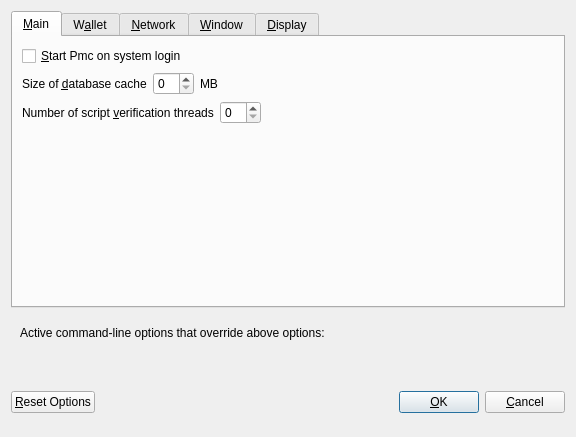
<?xml version="1.0" encoding="UTF-8"?>
<ui version="4.0">
 <class>OptionsDialog</class>
 <widget class="QDialog" name="OptionsDialog">
  <property name="geometry">
   <rect>
    <x>0</x>
    <y>0</y>
    <width>576</width>
    <height>402</height>
   </rect>
  </property>
  <property name="windowTitle">
   <string>Options</string>
  </property>
  <property name="modal">
   <bool>true</bool>
  </property>
  <layout class="QVBoxLayout" name="verticalLayout">
   <item>
    <widget class="QTabWidget" name="tabWidget">
     <property name="currentIndex">
      <number>0</number>
     </property>
     <widget class="QWidget" name="tabMain">
      <attribute name="title">
       <string>&amp;Main</string>
      </attribute>
      <layout class="QVBoxLayout" name="verticalLayout_Main">
       <item>
        <widget class="QCheckBox" name="bitcoinAtStartup">
         <property name="toolTip">
          <string>Automatically start Pmc after logging in to the system.</string>
         </property>
         <property name="text">
          <string>&amp;Start Pmc on system login</string>
         </property>
        </widget>
       </item>
       <item>
        <layout class="QHBoxLayout" name="horizontalLayout_2_Main">
         <item>
          <widget class="QLabel" name="databaseCacheLabel">
           <property name="text">
            <string>Size of &amp;database cache</string>
           </property>
           <property name="textFormat">
            <enum>Qt::PlainText</enum>
           </property>
           <property name="buddy">
            <cstring>databaseCache</cstring>
           </property>
          </widget>
         </item>
         <item>
          <widget class="QSpinBox" name="databaseCache"/>
         </item>
         <item>
          <widget class="QLabel" name="databaseCacheUnitLabel">
           <property name="text">
            <string>MB</string>
           </property>
           <property name="textFormat">
            <enum>Qt::PlainText</enum>
           </property>
          </widget>
         </item>
         <item>
          <spacer name="horizontalSpacer_2_Main">
           <property name="orientation">
            <enum>Qt::Horizontal</enum>
           </property>
           <property name="sizeHint" stdset="0">
            <size>
             <width>40</width>
             <height>20</height>
            </size>
           </property>
          </spacer>
         </item>
        </layout>
       </item>
       <item>
        <layout class="QHBoxLayout" name="horizontalLayout_3_Main">
         <item>
          <widget class="QLabel" name="threadsScriptVerifLabel">
           <property name="text">
            <string>Number of script &amp;verification threads</string>
           </property>
           <property name="textFormat">
            <enum>Qt::PlainText</enum>
           </property>
           <property name="buddy">
            <cstring>threadsScriptVerif</cstring>
           </property>
          </widget>
         </item>
         <item>
          <widget class="QSpinBox" name="threadsScriptVerif">
           <property name="toolTip">
            <string>(0 = auto, &lt;0 = leave that many cores free)</string>
           </property>
          </widget>
         </item>
         <item>
          <spacer name="horizontalSpacer_3_Main">
           <property name="orientation">
            <enum>Qt::Horizontal</enum>
           </property>
           <property name="sizeHint" stdset="0">
            <size>
             <width>40</width>
             <height>20</height>
            </size>
           </property>
          </spacer>
         </item>
        </layout>
       </item>
       <item>
        <spacer name="verticalSpacer_Main">
         <property name="orientation">
          <enum>Qt::Vertical</enum>
         </property>
         <property name="sizeHint" stdset="0">
          <size>
           <width>20</width>
           <height>40</height>
          </size>
         </property>
        </spacer>
       </item>
      </layout>
     </widget>
     <widget class="QWidget" name="tabWallet">
      <attribute name="title">
       <string>W&amp;allet</string>
      </attribute>
      <layout class="QVBoxLayout" name="verticalLayout_Wallet">
       <item>
        <widget class="QGroupBox" name="groupBox">
         <property name="title">
          <string>Expert</string>
         </property>
         <layout class="QVBoxLayout" name="verticalLayout_2">
          <item>
           <widget class="QCheckBox" name="coinControlFeatures">
            <property name="toolTip">
             <string>Whether to show coin control features or not.</string>
            </property>
            <property name="text">
             <string>Enable coin &amp;control features</string>
            </property>
           </widget>
          </item>
          <item>
           <widget class="QCheckBox" name="showMasternodesTab">
            <property name="toolTip">
             <string>Show additional tab listing all your masternodes in first sub-tab&lt;br/&gt;and all masternodes on the network in second sub-tab.</string>
            </property>
            <property name="text">
             <string>Show Masternodes Tab</string>
            </property>
           </widget>
          </item>
          <item>
           <widget class="QCheckBox" name="showAdvancedPSUI">
            <property name="toolTip">
             <string>Show additional information and buttons for PrivateSend on overview screen.</string>
            </property>
            <property name="text">
             <string>Enable advanced PrivateSend interface</string>
            </property>
           </widget>
          </item>
          <item>
           <widget class="QCheckBox" name="lowKeysWarning">
            <property name="toolTip">
             <string>Show warning dialog when PrivateSend detects that wallet has very low number of keys left.</string>
            </property>
            <property name="text">
             <string>Warn if PrivateSend is running out of keys</string>
            </property>
           </widget>
          </item>
          <item>
           <widget class="QCheckBox" name="privateSendMultiSession">
            <property name="toolTip">
             <string>Whether to use experimental PrivateSend mode with multiple mixing sessions per block.&lt;br/&gt;Note: You must use this feature carefully.&lt;br/&gt;Make sure you always have recent wallet (auto)backup in a safe place!</string>
            </property>
            <property name="text">
             <string>Enable PrivateSend &amp;multi-session</string>
            </property>
           </widget>
          </item>
          <item>
           <widget class="QCheckBox" name="spendZeroConfChange">
            <property name="toolTip">
             <string>If you disable the spending of unconfirmed change, the change from a transaction&lt;br/&gt;cannot be used until that transaction has at least one confirmation.&lt;br/&gt;This also affects how your balance is computed.</string>
            </property>
            <property name="text">
             <string>&amp;Spend unconfirmed change</string>
            </property>
           </widget>
          </item>
         </layout>
        </widget>
       </item>
       <item>
        <layout class="QHBoxLayout" name="horizontalLayout_4_Wallet">
         <item>
          <widget class="QLabel" name="label">
           <property name="toolTip">
            <string>This setting determines the amount of individual masternodes that an input will be anonymized through.&lt;br/&gt;More rounds of anonymization gives a higher degree of privacy, but also costs more in fees.</string>
           </property>
           <property name="text">
            <string>PrivateSend rounds to use</string>
           </property>
          </widget>
         </item>
         <item>
          <widget class="QSpinBox" name="privateSendRounds">
           <property name="minimum">
            <number>2</number>
           </property>
           <property name="maximum">
            <number>8</number>
           </property>
           <property name="value">
            <number>4</number>
           </property>
          </widget>
         </item>
        </layout>
       </item>
       <item>
        <layout class="QHBoxLayout" name="horizontalLayout">
         <item>
          <widget class="QLabel" name="label_2">
           <property name="toolTip">
            <string>This amount acts as a threshold to turn off PrivateSend once it's reached.</string>
           </property>
           <property name="statusTip">
            <string notr="true"/>
           </property>
           <property name="whatsThis">
            <string notr="true"/>
           </property>
           <property name="accessibleName">
            <string notr="true"/>
           </property>
           <property name="accessibleDescription">
            <string notr="true"/>
           </property>
           <property name="text">
            <string>Amount of Pmc to keep anonymized</string>
           </property>
          </widget>
         </item>
         <item>
          <widget class="QSpinBox" name="privateSendAmount">
           <property name="minimum">
            <number>2</number>
           </property>
           <property name="maximum">
            <number>2000</number>
           </property>
           <property name="singleStep">
            <number>10</number>
           </property>
           <property name="value">
            <number>1000</number>
           </property>
          </widget>
         </item>
        </layout>
       </item>
       <item>
        <spacer name="verticalSpacer_Wallet">
         <property name="orientation">
          <enum>Qt::Vertical</enum>
         </property>
         <property name="sizeHint" stdset="0">
          <size>
           <width>20</width>
           <height>40</height>
          </size>
         </property>
        </spacer>
       </item>
      </layout>
     </widget>
     <widget class="QWidget" name="tabNetwork">
      <attribute name="title">
       <string>&amp;Network</string>
      </attribute>
      <layout class="QVBoxLayout" name="verticalLayout_Network">
       <item>
        <widget class="QCheckBox" name="mapPortUpnp">
         <property name="toolTip">
          <string>Automatically open the Pmc client port on the router. This only works when your router supports UPnP and it is enabled.</string>
         </property>
         <property name="text">
          <string>Map port using &amp;UPnP</string>
         </property>
        </widget>
       </item>
       <item>
        <widget class="QCheckBox" name="allowIncoming">
         <property name="toolTip">
          <string>Accept connections from outside</string>
         </property>
         <property name="text">
          <string>Allow incoming connections</string>
         </property>
        </widget>
       </item>
       <item>
        <widget class="QCheckBox" name="connectSocks">
         <property name="toolTip">
          <string>Connect to the Pmc network through a SOCKS5 proxy.</string>
         </property>
         <property name="text">
          <string>&amp;Connect through SOCKS5 proxy (default proxy):</string>
         </property>
        </widget>
       </item>
       <item>
        <layout class="QHBoxLayout" name="horizontalLayout_1_Network">
         <item>
          <widget class="QLabel" name="proxyIpLabel">
           <property name="text">
            <string>Proxy &amp;IP:</string>
           </property>
           <property name="textFormat">
            <enum>Qt::PlainText</enum>
           </property>
           <property name="buddy">
            <cstring>proxyIp</cstring>
           </property>
          </widget>
         </item>
         <item>
          <widget class="QValidatedLineEdit" name="proxyIp">
           <property name="minimumSize">
            <size>
             <width>140</width>
             <height>0</height>
            </size>
           </property>
           <property name="maximumSize">
            <size>
             <width>140</width>
             <height>16777215</height>
            </size>
           </property>
           <property name="toolTip">
            <string>IP address of the proxy (e.g. IPv4: 127.0.0.1 / IPv6: ::1)</string>
           </property>
          </widget>
         </item>
         <item>
          <widget class="QLabel" name="proxyPortLabel">
           <property name="text">
            <string>&amp;Port:</string>
           </property>
           <property name="textFormat">
            <enum>Qt::PlainText</enum>
           </property>
           <property name="buddy">
            <cstring>proxyPort</cstring>
           </property>
          </widget>
         </item>
         <item>
          <widget class="QLineEdit" name="proxyPort">
           <property name="minimumSize">
            <size>
             <width>55</width>
             <height>0</height>
            </size>
           </property>
           <property name="maximumSize">
            <size>
             <width>55</width>
             <height>16777215</height>
            </size>
           </property>
           <property name="toolTip">
            <string>Port of the proxy (e.g. 9050)</string>
           </property>
          </widget>
         </item>
         <item>
          <spacer name="horizontalSpacer_1_Network">
           <property name="orientation">
            <enum>Qt::Horizontal</enum>
           </property>
           <property name="sizeHint" stdset="0">
            <size>
             <width>40</width>
             <height>20</height>
            </size>
           </property>
          </spacer>
         </item>
        </layout>
       </item>
       <item>
        <layout class="QHBoxLayout" name="horizontalLayout_2_Network">
         <item>
          <widget class="QLabel" name="proxyActiveNets">
           <property name="text">
            <string>Used for reaching peers via:</string>
           </property>
           <property name="textFormat">
            <enum>Qt::PlainText</enum>
           </property>
          </widget>
         </item>
         <item>
          <widget class="QCheckBox" name="proxyReachIPv4">
           <property name="enabled">
            <bool>false</bool>
           </property>
           <property name="toolTip">
            <string>Shows, if the supplied default SOCKS5 proxy is used to reach peers via this network type.</string>
           </property>
           <property name="text">
            <string/>
           </property>
          </widget>
         </item>
         <item>
          <widget class="QLabel" name="proxyReachIPv4Label">
           <property name="text">
            <string>IPv4</string>
           </property>
           <property name="textFormat">
            <enum>Qt::PlainText</enum>
           </property>
          </widget>
         </item>
         <item>
          <widget class="QCheckBox" name="proxyReachIPv6">
           <property name="enabled">
            <bool>false</bool>
           </property>
           <property name="toolTip">
            <string>Shows, if the supplied default SOCKS5 proxy is used to reach peers via this network type.</string>
           </property>
           <property name="text">
            <string/>
           </property>
          </widget>
         </item>
         <item>
          <widget class="QLabel" name="proxyReachIPv6Label">
           <property name="text">
            <string>IPv6</string>
           </property>
           <property name="textFormat">
            <enum>Qt::PlainText</enum>
           </property>
          </widget>
         </item>
         <item>
          <widget class="QCheckBox" name="proxyReachTor">
           <property name="enabled">
            <bool>false</bool>
           </property>
           <property name="toolTip">
            <string>Shows, if the supplied default SOCKS5 proxy is used to reach peers via this network type.</string>
           </property>
           <property name="text">
            <string/>
           </property>
          </widget>
         </item>
         <item>
          <widget class="QLabel" name="proxyReachTorLabel">
           <property name="text">
            <string>Tor</string>
           </property>
           <property name="textFormat">
            <enum>Qt::PlainText</enum>
           </property>
          </widget>
         </item>
         <item>
          <spacer name="horizontalSpacer_2_Network">
           <property name="orientation">
            <enum>Qt::Horizontal</enum>
           </property>
           <property name="sizeHint" stdset="0">
            <size>
             <width>40</width>
             <height>20</height>
            </size>
           </property>
          </spacer>
         </item>
        </layout>
       </item>
       <item>
        <widget class="QCheckBox" name="connectSocksTor">
         <property name="toolTip">
          <string>Connect to the Pmc network through a separate SOCKS5 proxy for Tor hidden services.</string>
         </property>
         <property name="text">
          <string>Use separate SOCKS5 proxy to reach peers via Tor hidden services:</string>
         </property>
        </widget>
       </item>
       <item>
        <layout class="QHBoxLayout" name="horizontalLayout_3_Network">
         <item>
          <widget class="QLabel" name="proxyIpTorLabel">
           <property name="text">
            <string>Proxy &amp;IP:</string>
           </property>
           <property name="textFormat">
            <enum>Qt::PlainText</enum>
           </property>
           <property name="buddy">
            <cstring>proxyIpTor</cstring>
           </property>
          </widget>
         </item>
         <item>
          <widget class="QValidatedLineEdit" name="proxyIpTor">
           <property name="minimumSize">
            <size>
             <width>140</width>
             <height>0</height>
            </size>
           </property>
           <property name="maximumSize">
            <size>
             <width>140</width>
             <height>16777215</height>
            </size>
           </property>
           <property name="toolTip">
            <string>IP address of the proxy (e.g. IPv4: 127.0.0.1 / IPv6: ::1)</string>
           </property>
          </widget>
         </item>
         <item>
          <widget class="QLabel" name="proxyPortTorLabel">
           <property name="text">
            <string>&amp;Port:</string>
           </property>
           <property name="textFormat">
            <enum>Qt::PlainText</enum>
           </property>
           <property name="buddy">
            <cstring>proxyPortTor</cstring>
           </property>
          </widget>
         </item>
         <item>
          <widget class="QLineEdit" name="proxyPortTor">
           <property name="minimumSize">
            <size>
             <width>55</width>
             <height>0</height>
            </size>
           </property>
           <property name="maximumSize">
            <size>
             <width>55</width>
             <height>16777215</height>
            </size>
           </property>
           <property name="toolTip">
            <string>Port of the proxy (e.g. 9050)</string>
           </property>
          </widget>
         </item>
         <item>
          <spacer name="horizontalSpacer_4_Network">
           <property name="orientation">
            <enum>Qt::Horizontal</enum>
           </property>
           <property name="sizeHint" stdset="0">
            <size>
             <width>40</width>
             <height>20</height>
            </size>
           </property>
          </spacer>
         </item>
        </layout>
       </item>
       <item>
        <spacer name="verticalSpacer_Network">
         <property name="orientation">
          <enum>Qt::Vertical</enum>
         </property>
         <property name="sizeHint" stdset="0">
          <size>
           <width>20</width>
           <height>40</height>
          </size>
         </property>
        </spacer>
       </item>
      </layout>
     </widget>
     <widget class="QWidget" name="tabWindow">
      <attribute name="title">
       <string>&amp;Window</string>
      </attribute>
      <layout class="QVBoxLayout" name="verticalLayout_Window">
       <item>
        <widget class="QCheckBox" name="hideTrayIcon">
         <property name="toolTip">
          <string>&amp;Hide the icon from the system tray.</string>
         </property>
         <property name="text">
          <string>Hide tray icon</string>
         </property>
        </widget>
       </item>
       <item>
        <widget class="QCheckBox" name="minimizeToTray">
         <property name="toolTip">
          <string>Show only a tray icon after minimizing the window.</string>
         </property>
         <property name="text">
          <string>&amp;Minimize to the tray instead of the taskbar</string>
         </property>
        </widget>
       </item>
       <item>
        <widget class="QCheckBox" name="minimizeOnClose">
         <property name="toolTip">
          <string>Minimize instead of exit the application when the window is closed. When this option is enabled, the application will be closed only after selecting Exit in the menu.</string>
         </property>
         <property name="text">
          <string>M&amp;inimize on close</string>
         </property>
        </widget>
       </item>
       <item>
        <spacer name="verticalSpacer_Window">
         <property name="orientation">
          <enum>Qt::Vertical</enum>
         </property>
         <property name="sizeHint" stdset="0">
          <size>
           <width>20</width>
           <height>40</height>
          </size>
         </property>
        </spacer>
       </item>
      </layout>
     </widget>
     <widget class="QWidget" name="tabDisplay">
      <attribute name="title">
       <string>&amp;Display</string>
      </attribute>
      <layout class="QVBoxLayout" name="verticalLayout_Display">
       <item>
        <layout class="QHBoxLayout" name="horizontalLayout_1_Display">
         <item>
          <widget class="QLabel" name="langLabel">
           <property name="text">
            <string>User Interface &amp;language:</string>
           </property>
           <property name="textFormat">
            <enum>Qt::PlainText</enum>
           </property>
           <property name="buddy">
            <cstring>lang</cstring>
           </property>
          </widget>
         </item>
         <item>
          <widget class="QValueComboBox" name="lang">
           <property name="toolTip">
            <string>The user interface language can be set here. This setting will take effect after restarting Pmc.</string>
           </property>
          </widget>
         </item>
        </layout>
       </item>
       <item>
        <widget class="QLabel" name="label_3">
         <property name="toolTip">
          <string notr="true"/>
         </property>
         <property name="statusTip">
          <string notr="true"/>
         </property>
         <property name="whatsThis">
          <string notr="true"/>
         </property>
         <property name="accessibleName">
          <string notr="true"/>
         </property>
         <property name="text">
          <string>Language missing or translation incomplete? Help contributing translations here:
https://www.transifex.com/projects/p/pmc/</string>
         </property>
         <property name="wordWrap">
          <bool>true</bool>
         </property>
         <property name="openExternalLinks">
          <bool>true</bool>
         </property>
         <property name="textInteractionFlags">
          <set>Qt::TextBrowserInteraction</set>
         </property>
        </widget>
       </item>
       <item>
        <layout class="QHBoxLayout" name="horizontalLayout_4_Display" stretch="0,0">
         <item>
          <widget class="QLabel" name="themeLabel">
           <property name="text">
            <string>User Interface Theme:</string>
           </property>
          </widget>
         </item>
         <item>
          <widget class="QValueComboBox" name="theme"/>
         </item>
        </layout>
       </item>
       <item>
        <widget class="Line" name="line">
         <property name="orientation">
          <enum>Qt::Horizontal</enum>
         </property>
        </widget>
       </item>
       <item>
        <layout class="QHBoxLayout" name="horizontalLayout_2_Display">
         <item>
          <widget class="QLabel" name="unitLabel">
           <property name="text">
            <string>&amp;Unit to show amounts in:</string>
           </property>
           <property name="textFormat">
            <enum>Qt::PlainText</enum>
           </property>
           <property name="buddy">
            <cstring>unit</cstring>
           </property>
          </widget>
         </item>
         <item>
          <widget class="QValueComboBox" name="unit">
           <property name="toolTip">
            <string>Choose the default subdivision unit to show in the interface and when sending coins.</string>
           </property>
          </widget>
         </item>
        </layout>
       </item>
       <item>
        <layout class="QHBoxLayout" name="horizontalLayout_5_Display">
         <item>
          <widget class="QLabel" name="digitsLabel">
           <property name="text">
            <string>Decimal digits</string>
           </property>
          </widget>
         </item>
         <item>
          <widget class="QValueComboBox" name="digits"/>
         </item>
        </layout>
       </item>
       <item>
        <layout class="QHBoxLayout" name="horizontalLayout_3_Display">
         <item>
          <widget class="QLabel" name="thirdPartyTxUrlsLabel">
           <property name="toolTip">
            <string>Third party URLs (e.g. a block explorer) that appear in the transactions tab as context menu items.&lt;br/&gt;%s in the URL is replaced by transaction hash. Multiple URLs are separated by vertical bar |.</string>
           </property>
           <property name="text">
            <string>Third party transaction URLs</string>
           </property>
           <property name="buddy">
            <cstring>thirdPartyTxUrls</cstring>
           </property>
          </widget>
         </item>
         <item>
          <widget class="QLineEdit" name="thirdPartyTxUrls">
           <property name="toolTip">
            <string>Third party URLs (e.g. a block explorer) that appear in the transactions tab as context menu items.&lt;br/&gt;%s in the URL is replaced by transaction hash. Multiple URLs are separated by vertical bar |.</string>
           </property>
          </widget>
         </item>
        </layout>
       </item>
       <item>
        <spacer name="verticalSpacer">
         <property name="orientation">
          <enum>Qt::Vertical</enum>
         </property>
         <property name="sizeHint" stdset="0">
          <size>
           <width>20</width>
           <height>40</height>
          </size>
         </property>
        </spacer>
       </item>
      </layout>
     </widget>
    </widget>
   </item>
   <item>
    <widget class="QFrame" name="frame">
     <layout class="QVBoxLayout" name="verticalLayout_Bottom">
      <item>
       <layout class="QHBoxLayout" name="horizontalLayout_Bottom">
        <item>
         <widget class="QLabel" name="overriddenByCommandLineInfoLabel">
          <property name="text">
           <string>Active command-line options that override above options:</string>
          </property>
          <property name="textFormat">
           <enum>Qt::PlainText</enum>
          </property>
         </widget>
        </item>
        <item>
         <spacer name="horizontalSpacer_Bottom">
          <property name="orientation">
           <enum>Qt::Horizontal</enum>
          </property>
          <property name="sizeHint" stdset="0">
           <size>
            <width>40</width>
            <height>20</height>
           </size>
          </property>
         </spacer>
        </item>
       </layout>
      </item>
      <item>
       <widget class="QLabel" name="overriddenByCommandLineLabel">
        <property name="text">
         <string/>
        </property>
        <property name="textFormat">
         <enum>Qt::PlainText</enum>
        </property>
        <property name="wordWrap">
         <bool>true</bool>
        </property>
       </widget>
      </item>
     </layout>
    </widget>
   </item>
   <item>
    <layout class="QHBoxLayout" name="horizontalLayout_Buttons">
     <item>
      <widget class="QPushButton" name="resetButton">
       <property name="toolTip">
        <string>Reset all client options to default.</string>
       </property>
       <property name="text">
        <string>&amp;Reset Options</string>
       </property>
       <property name="autoDefault">
        <bool>false</bool>
       </property>
      </widget>
     </item>
     <item>
      <spacer name="horizontalSpacer_1">
       <property name="orientation">
        <enum>Qt::Horizontal</enum>
       </property>
       <property name="sizeHint" stdset="0">
        <size>
         <width>40</width>
         <height>48</height>
        </size>
       </property>
      </spacer>
     </item>
     <item>
      <widget class="QLabel" name="statusLabel">
       <property name="minimumSize">
        <size>
         <width>200</width>
         <height>0</height>
        </size>
       </property>
       <property name="font">
        <font>
         <weight>75</weight>
         <bold>true</bold>
        </font>
       </property>
       <property name="text">
        <string/>
       </property>
       <property name="textFormat">
        <enum>Qt::PlainText</enum>
       </property>
       <property name="wordWrap">
        <bool>true</bool>
       </property>
      </widget>
     </item>
     <item>
      <spacer name="horizontalSpacer_2">
       <property name="orientation">
        <enum>Qt::Horizontal</enum>
       </property>
       <property name="sizeHint" stdset="0">
        <size>
         <width>40</width>
         <height>48</height>
        </size>
       </property>
      </spacer>
     </item>
     <item>
      <widget class="QPushButton" name="okButton">
       <property name="text">
        <string>&amp;OK</string>
       </property>
       <property name="autoDefault">
        <bool>false</bool>
       </property>
       <property name="default">
        <bool>true</bool>
       </property>
      </widget>
     </item>
     <item>
      <widget class="QPushButton" name="cancelButton">
       <property name="text">
        <string>&amp;Cancel</string>
       </property>
       <property name="autoDefault">
        <bool>false</bool>
       </property>
      </widget>
     </item>
    </layout>
   </item>
  </layout>
 </widget>
 <customwidgets>
  <customwidget>
   <class>QValidatedLineEdit</class>
   <extends>QLineEdit</extends>
   <header>qvalidatedlineedit.h</header>
  </customwidget>
  <customwidget>
   <class>QValueComboBox</class>
   <extends>QComboBox</extends>
   <header>qvaluecombobox.h</header>
  </customwidget>
 </customwidgets>
 <resources/>
 <connections/>
</ui>
